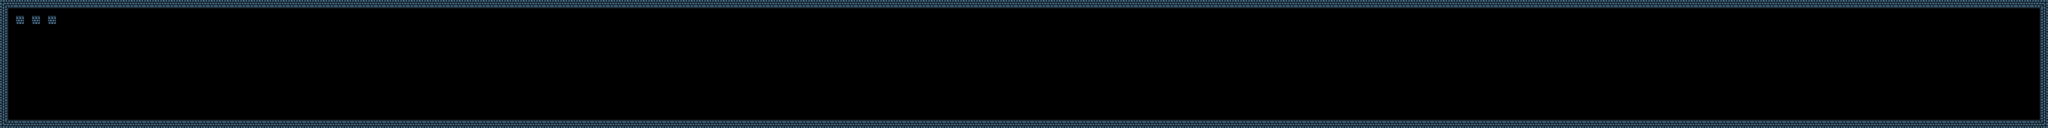

Below is a game level as drawn by its tile map, then a one-line description and the .tmx that defines it (tile-layer data replaced by summaries):
An orthogonal 256x16 tile map with 16x16 px tiles, 1 tile layer (Tile Layer 1) and 3 objects (3x Solid).

<map version="1.2" tiledversion="1.3.4" orientation="orthogonal" renderorder="right-down" width="256" height="16" tilewidth="16" tileheight="16" infinite="0" nextlayerid="3" nextobjectid="4">
 <tileset firstgid="1" source="../images/SoulsTiles.tsx" />
 <layer id="1" name="Tile Layer 1" width="256" height="16">
  <data>[4096 cells, 4096 non-empty, 9 distinct tile ids]</data>
 </layer>
 <objectgroup id="2" name="Object Layer 1">
  <object id="1" name="Solid" type="Solid" x="1.415" y="240.083" width="4098.67" height="15.3333" />
  <object id="2" name="Solid" type="Solid" x="0.635998" y="16.1234" width="15.3367" height="223.985" />
  <object id="3" name="Solid" type="Solid" x="4080.08" y="16.1325" width="15.3367" height="223.985" />
 </objectgroup>
</map>